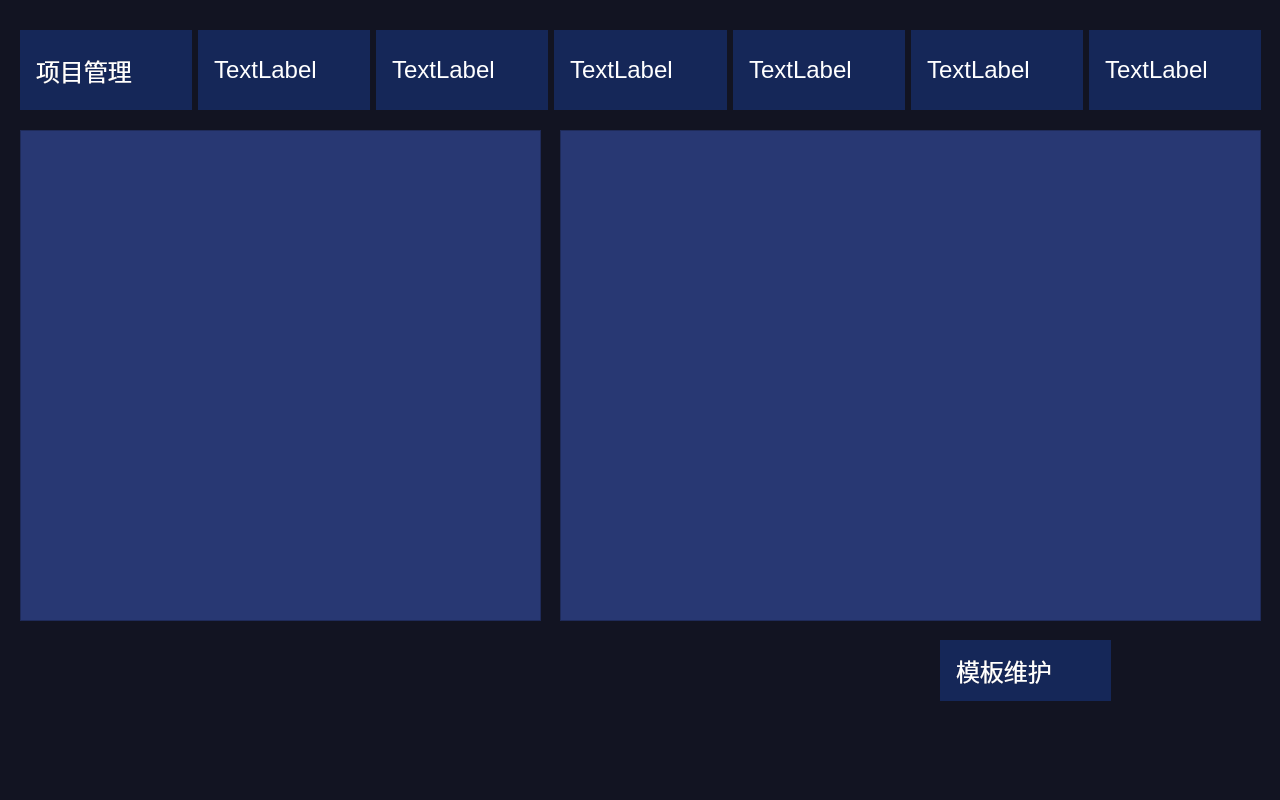
<?xml version="1.0" encoding="UTF-8"?>
<ui version="4.0">
 <class>B_MainWindow</class>
 <widget class="QMainWindow" name="B_MainWindow">
  <property name="geometry">
   <rect>
    <x>0</x>
    <y>0</y>
    <width>1280</width>
    <height>800</height>
   </rect>
  </property>
  <property name="windowTitle">
   <string>MainWindow</string>
  </property>
  <property name="styleSheet">
   <string notr="true">background-color: #121422; color: white; font-size: 24px; padding: 10px;</string>
  </property>
  <widget class="QWidget" name="centralwidget">
   <widget class="QLabel" name="label_6">
    <property name="geometry">
     <rect>
      <x>940</x>
      <y>620</y>
      <width>171</width>
      <height>61</height>
     </rect>
    </property>
    <property name="styleSheet">
     <string notr="true">background-color: #152758; color: white; font-size: 24px; padding: 10px;</string>
    </property>
    <property name="text">
     <string>模板维护</string>
    </property>
   </widget>
   <widget class="QListWidget" name="listWidget">
    <property name="geometry">
     <rect>
      <x>20</x>
      <y>110</y>
      <width>521</width>
      <height>491</height>
     </rect>
    </property>
    <property name="styleSheet">
     <string notr="true">background-color: #283873; color: white; font-size: 24px; padding: 10px;</string>
    </property>
   </widget>
   <widget class="QListWidget" name="listWidget_2">
    <property name="geometry">
     <rect>
      <x>560</x>
      <y>110</y>
      <width>701</width>
      <height>491</height>
     </rect>
    </property>
    <property name="styleSheet">
     <string notr="true">background-color: #283873; color: white; font-size: 24px; padding: 10px;</string>
    </property>
   </widget>
   <widget class="QWidget" name="horizontalLayoutWidget">
    <property name="geometry">
     <rect>
      <x>20</x>
      <y>10</y>
      <width>1241</width>
      <height>80</height>
     </rect>
    </property>
    <layout class="QHBoxLayout" name="horizontalLayout">
     <item>
      <widget class="QLabel" name="label_3">
       <property name="styleSheet">
        <string notr="true">background-color: #152758; color: white; font-size: 24px; padding: 10px;</string>
       </property>
       <property name="text">
        <string>项目管理</string>
       </property>
      </widget>
     </item>
     <item>
      <widget class="QLabel" name="label">
       <property name="styleSheet">
        <string notr="true">background-color: #152758; color: white; font-size: 24px; padding: 10px;</string>
       </property>
       <property name="text">
        <string>TextLabel</string>
       </property>
      </widget>
     </item>
     <item>
      <widget class="QLabel" name="label_7">
       <property name="styleSheet">
        <string notr="true">background-color: #152758; color: white; font-size: 24px; padding: 10px;</string>
       </property>
       <property name="text">
        <string>TextLabel</string>
       </property>
      </widget>
     </item>
     <item>
      <widget class="QLabel" name="label_2">
       <property name="styleSheet">
        <string notr="true">background-color: #152758; color: white; font-size: 24px; padding: 10px;</string>
       </property>
       <property name="text">
        <string>TextLabel</string>
       </property>
      </widget>
     </item>
     <item>
      <widget class="QLabel" name="label_4">
       <property name="styleSheet">
        <string notr="true">background-color: #152758; color: white; font-size: 24px; padding: 10px;</string>
       </property>
       <property name="text">
        <string>TextLabel</string>
       </property>
      </widget>
     </item>
     <item>
      <widget class="QLabel" name="label_5">
       <property name="styleSheet">
        <string notr="true">background-color: #152758; color: white; font-size: 24px; padding: 10px;</string>
       </property>
       <property name="text">
        <string>TextLabel</string>
       </property>
      </widget>
     </item>
     <item>
      <widget class="QLabel" name="label_8">
       <property name="styleSheet">
        <string notr="true">background-color: #152758; color: white; font-size: 24px; padding: 10px;</string>
       </property>
       <property name="text">
        <string>TextLabel</string>
       </property>
      </widget>
     </item>
    </layout>
   </widget>
  </widget>
  <widget class="QMenuBar" name="menubar">
   <property name="geometry">
    <rect>
     <x>0</x>
     <y>0</y>
     <width>1280</width>
     <height>54</height>
    </rect>
   </property>
  </widget>
  <widget class="QStatusBar" name="statusbar"/>
 </widget>
 <resources/>
 <connections/>
</ui>
